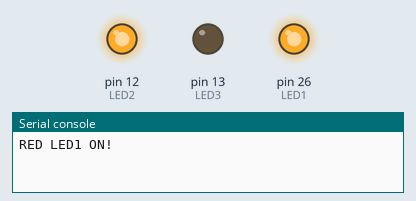
Simulated run of this program. Board: MicroPython board. On the bench: output pins drawn as LEDs (lit = HIGH), the last lines printed to the serial console.

Above: at 0.2 s.
At 1.2 s:
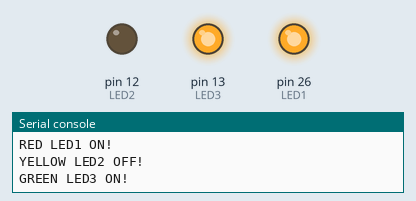
At 1.7 s:
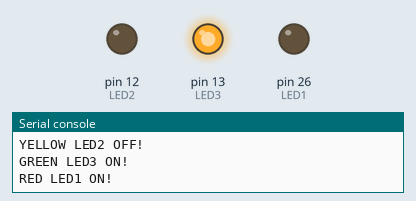
At 2.2 s:
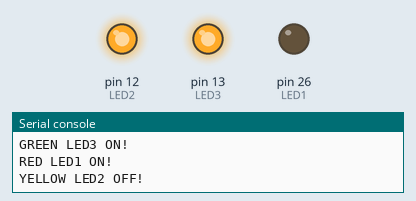
At 3.7 s:
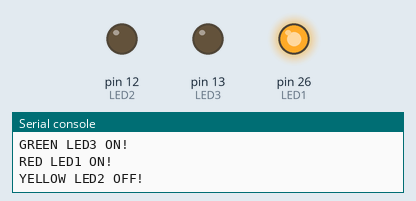
At 5.7 s:
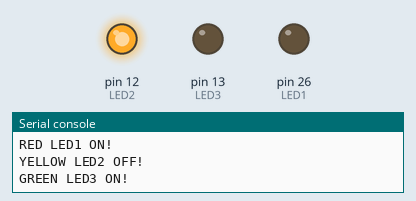
Timing chart, 0 to 6.9 s (numbered marks = the images above):
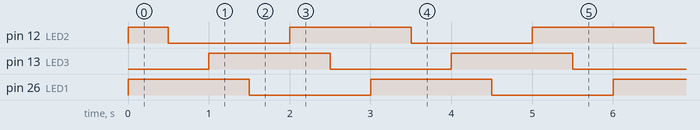

Measured:
- by itself, pin 12 (LED2), pin 13 (LED3), pin 26 (LED1): alternates HIGH for 1.5 s and LOW for 1.5 s
- by itself, everything shown: repeats every 3.0 s, in 6 steps

The program:

LED_Trafiklys_Cascading.py
```python
from machine import Pin
from time import sleep

RED_PIN=26 # Connect RED LED to PIN26
LED1=Pin(RED_PIN,Pin.OUT) # Instantiate LED1
LED1.off() # Disable RED LED by default

YELLOW_PIN=12 # Connect YELLOW LED to PIN12
LED2=Pin(YELLOW_PIN, Pin.OUT) # Instantiate LED2
LED2.on() # Disable YELLOW LED by default

GREEN_PIN=13 # Connect GREEN LED to PIN13
LED3=Pin(GREEN_PIN, Pin.OUT) # Instantiate LED3
LED3.off() # Disable GREEN LED by default

while True:
    LED1.value(not LED1.value()) # Change LED state
    print("RED LED1 ON!") # Can be deleted
    sleep(0.5)
    LED2.value(not LED2.value()) # Change LED state
    print("YELLOW LED2 OFF!") # Can be deleted
    sleep(0.5)
    LED3.value(not LED3.value()) # Change LED state
    print("GREEN LED3 ON!") # Can be deleted
    sleep(0.5)
```
